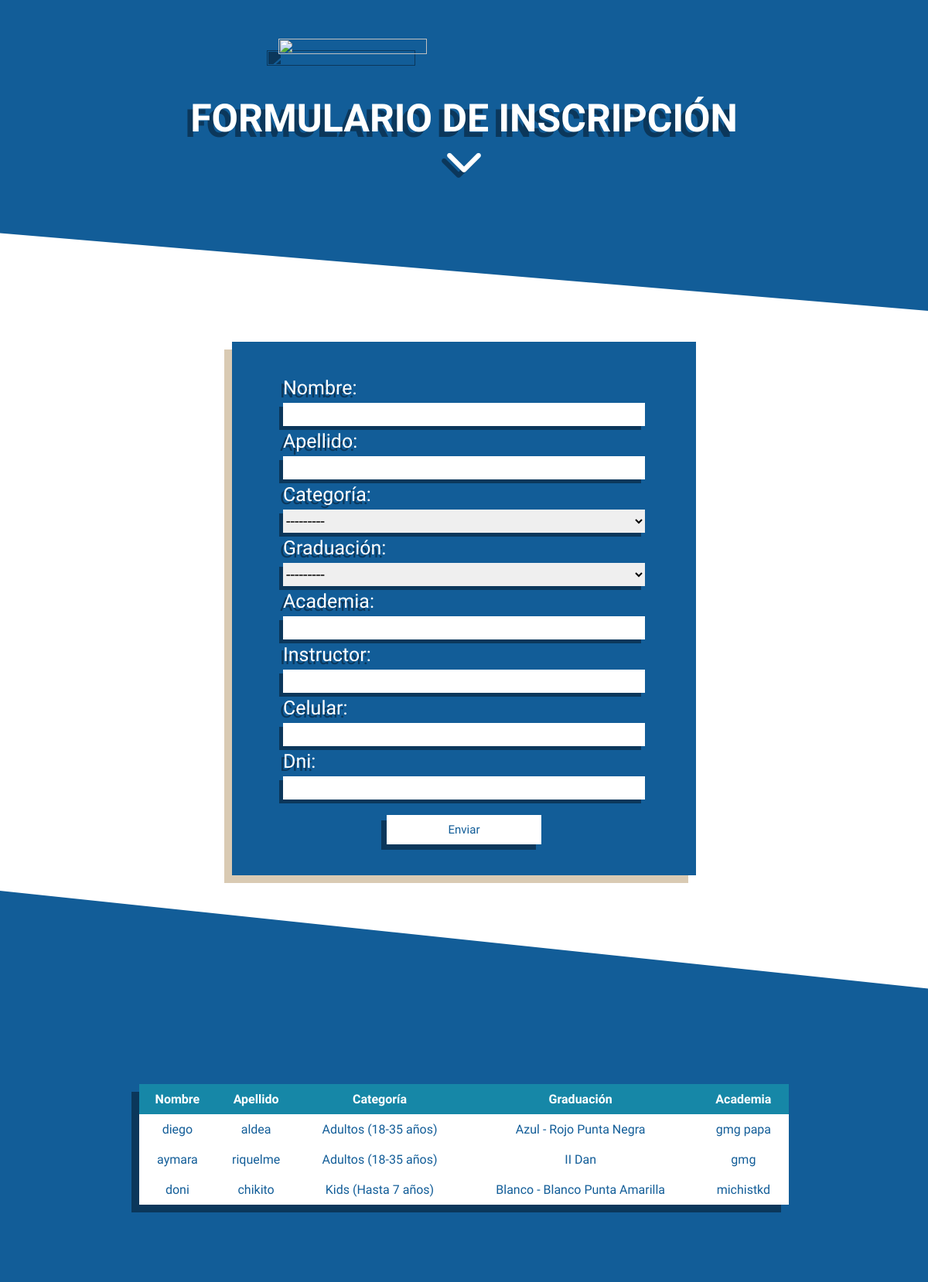
The page / on the database its author committed.
### app/models.py (models this page shows, shortened)
class Competidor(models.Model):
    categoriaChoices = (
        ('Kids (Hasta 7 años)', 'Kids (Hasta 7 años)'),
        ('Infantil A (8-9 años)', 'Infantil A (8-9 años)'),
        ('Infantil B (10-11 años)', 'Infantil B (10-11 años)'),
        ('Cadete (12-13 años)', 'Cadete (12-13 años)'),
        ('Juvenil A (14-15 años)', 'Juvenil A (14-15 años)'),
        ('Juvenil B (16-17 años)', 'Juvenil B (16-17 años)'),
        ('Adultos (18-35 años)', 'Adultos (18-35 años)'),
        ('Seniors (+35 años)', 'Seniors (+35 años)')
    )
    graduacionChoices = (
        ('Blanco - Blanco Punta Amarilla', 'Blanco - Blanco Punta Amarilla'),
        ('Amarillo - Verde Punta Azul', 'Amarillo - Verde Punta Azul'),
        ('Azul - Rojo Punta Negra', 'Azul - Rojo Punta Negra'),
        ('I Dan', 'I Dan'),
        ('II Dan', 'II Dan'),
        ('III Dan', 'III Dan'),
        ('IV Dan - VI Dan', 'IV Dan - VI Dan')
    )
    nombre = CharField(max_length=30, null = False, blank = False)
    apellido = CharField(max_length=30, null = False, blank = False)
    categoria = CharField(max_length=100, verbose_name="categoría", null = False, blank = False, choices = categoriaChoices)
    graduacion = CharField(max_length=100, verbose_name="graduación", null = False, blank = False, choices = graduacionChoices)
    academia = CharField(max_length = 100, null = False, blank = False)
    instructor = CharField(max_length=100, null = True, blank = True)
    celular = IntegerField(null = False, blank = False)
    dni = IntegerField(unique = True, null = False, blank = False)
    class Meta:
        verbose_name = "Competidor"
        verbose_name_plural = "Competidores"

### app/views.py (the view)
# urls.py: path('', views.index, name="index")
def index(request):
    inscripcion_form = inscripcionForm()
    competidores = Competidor.objects.order_by('id')
    if request.method == 'POST':
        inscripcion_form = inscripcionForm(request.POST)
        if inscripcion_form.is_valid():
            inscripcion_form.save()
            inscripcion_form = inscripcionForm()
    context = {
        'inscripcion_form': inscripcion_form,
        'competidores': competidores
    }
    return render(request, 'index.html', context)

### app/forms.py
class inscripcionForm(ModelForm):
    class Meta:
        model = Competidor
        fields = ['nombre', 'apellido', 'categoria', 'graduacion', 'academia', 'instructor', 'celular', 'dni']

### templates/index.html (shortened to what this page needs)
<!DOCTYPE html>
<html lang="en">
    <head>
        {% load static %}
        <link rel="stylesheet" type="text/css" href="{% static '/css/index.css' %}">
    </head>
<body>
    <div class="logo">
        <img src="{% static '/img/logo-torneo.png' %}" class="img">
        <h1>FORMULARIO DE INSCRIPCIÓN</h1>
        <i class="fas fa-chevron-down arrow"></i>
    </div>
    <div class="cont-form">
        <form action="" class="form" method="POST">
            {{inscripcion_form}}
            <button type="submit">Enviar</button>
        </form>
    </div>
    <div class="cont-table">
        {% if competidores %}
        <table>
            <tr>
                <th>Nombre</th>
                <th>Apellido</th>
                <th>Categoría</th>
                <th>Graduación</th>
                <th>Academia</th>
            </tr>
            {% for competidor in competidores %}
            <tr>
                <td>{{competidor.nombre}}</td>
                <td>{{competidor.apellido}}</td>
                <td>{{competidor.categoria}}</td>
                <td>{{competidor.graduacion}}</td>
                <td>{{competidor.academia}}</td>
            </tr>
            {% endfor %}
        </table>
    {% endif %}
    </div>
</body>
</html>

### static/css/index.css (style rules this page uses)
* { box-sizing: border-box; padding: 0; margin: 0; font-family: 'Staatliches', cursive; }
.logo { background-color: #125D98; clip-path: polygon(0 0, 100% 0%, 100% 100%, 0 75%); padding-bottom: 100px; display: flex; flex-direction: column; align-items: center; justify-content: center; }
.logo img { filter: drop-shadow(-15px 15px 0 #0b375b); max-width: 80%; min-width: 400px; height: 80%; }
.img { margin: 50px; width: 40%; }
.logo h1, .logo i { width: 100%; text-align: center; color: #fff; text-shadow: -7px 7px #0b375b; font-size: 50px; }
.logo i { margin-bottom: 70px; position: relative; }
.arrow { animation: arrow 1s ease infinite; }
.cont-form { width: 100%; display: flex; justify-content: center; align-items: center; }
.form { background-color: #125D98; color: #fff; width: 600px; max-width: 80%; padding: 40px; margin-top: 40px; margin-bottom: 20px; box-shadow: -10px 10px#d9cab3; display: flex; flex-direction: column; align-items: center; }
input { width: 90%; height: 30px; font-size: 20px; color: #125D98; box-shadow: -5px 5px #0b375b; border: 0px; padding: 5px; }
select { width: 90%; height: 30px; right: 0; font-size: 20px; box-shadow: -5px 5px #0b375b; border: 0; }
label { width: 90%; margin: 5px 0px 5px 0px; text-align: left; font-size: 25px; text-shadow: -4px 4px #0b375b; }
button { position: relative; cursor: pointer; z-index: 0; padding: 10px; width: 200px; margin: 0 auto; margin-top: 20px; border: 0; background-color: #fff; box-shadow: -7px 7px #0b375b; font-size: 15px; color: #125D98; }
.cont-table { clip-path: polygon(0 0, 100% 25%, 100% 100%, 0% 100%); width: 100%; padding-top: 200px; padding-bottom: 100px; background-color: #125D98; }
table { padding: 20px; margin: 0px auto; margin-top: 50px; max-width: 70%; min-width: 70%; border-collapse: collapse; box-shadow: -10px 10px #0b375b; overflow: scroll; }
th { background-color: #1687A7; padding: 10px; color: #fff; }
td { text-align: center; color: #125D98; padding: 10px; }
tr { background-color: #fff; }

### rows shown on the page
Competidor: nombre "diego", apellido "aldea", categoria "Adultos (18-35 años)", graduacion "Azul - Rojo Punta Negra", academia "gmg papa"
Competidor: nombre "aymara", apellido "riquelme", categoria "Adultos (18-35 años)", graduacion "II Dan", academia "gmg"
Competidor: nombre "doni", apellido "chikito", categoria "Kids (Hasta 7 años)", graduacion "Blanco - Blanco Punta Amarilla", academia "michistkd"
